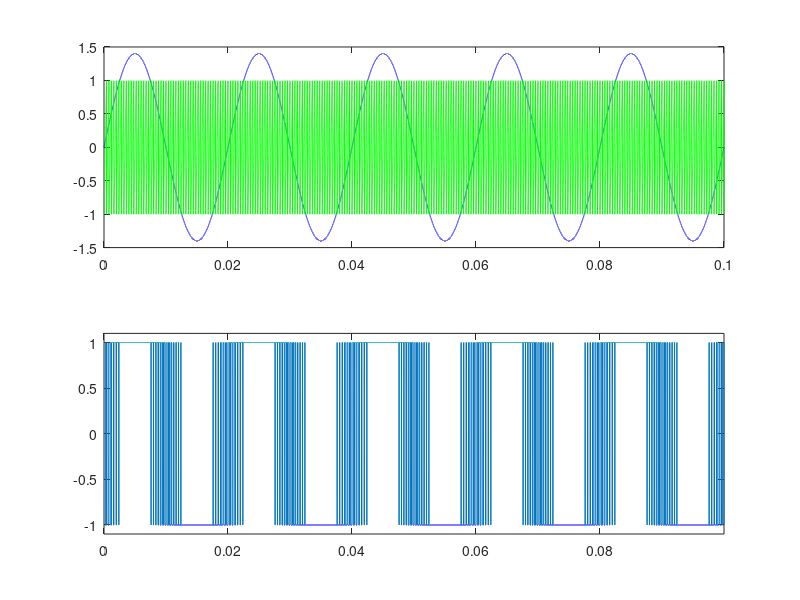
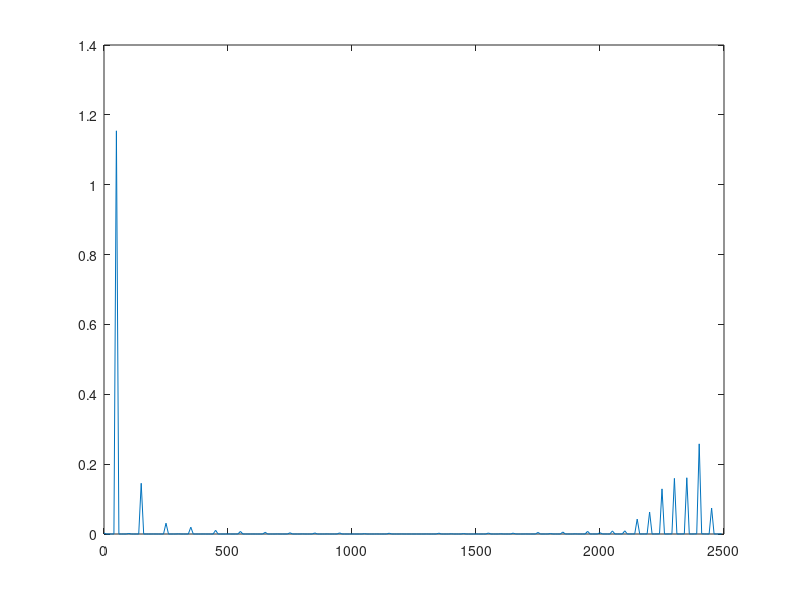

MATLAB code for these plots, in order:
clear
close all
Timer_Frequency=1000000; % 1MHz clock frequency
Output_Frequency=50; % Want to output a 50Hz sine
Amplitude_Modulation_Index=1.4; % Amplitude of mod wave of Ampl of Carrier wave
Frequency_Modulation_Index=50; % Frequency of carrier wave over mod wave
NumCycles = 5; % How many cycles to simulate
DCBridgeVoltage=1;
Carrier_Frequency=Output_Frequency*Frequency_Modulation_Index;
modulating_wave=0;
c=-1;
%
anglestep = (2*pi)/Frequency_Modulation_Index;
angle=0;
% make space in the various arrays
block_length=floor(NumCycles*Timer_Frequency/Output_Frequency+0.5);
OutputData=zeros(1,1+block_length);
carrier=zeros(1,1+block_length);
modulating_wave=zeros(1,1+block_length);
time=zeros(1,1+block_length);
% Generate the waveforms
index=1;
for t=0:1/Timer_Frequency:NumCycles/Output_Frequency
	c = c+2*Carrier_Frequency/Timer_Frequency;
	if (c >= 1)
		c = -1;
	end  	
	angle=angle+anglestep;
% record all the data for plotting later
  carrier(index) = c;
	modulating_wave(index)=Amplitude_Modulation_Index*sin(2*pi*Output_Frequency*t);
  % Compare modulating wave to carrier and scale to +/-1
	OutputData(index)=2*(modulating_wave(index)>carrier(index))-1;
	time(index)=t;
	index=index+1;
end

hold off;
clf;
subplot(2,1,1);
plot(time,modulating_wave,'b');
hold on
plot(time,carrier,'g');
subplot(2,1,2);
plot(time,OutputData);
axis([0,t,-1.1,1.1]);
hold on
figurehandle=gcf();
set(figurehandle,"name","Time domain");
% Now plot the spectrum of the output signal
figure()
figurehandle=gcf();
ft=abs(fft(OutputData))*2/(length(OutputData)-1);
SpecPlotLen=floor(Carrier_Frequency/(2*NumCycles));
Freqs=0:1:SpecPlotLen-1;
FirstFewHarmonics=ft(1:SpecPlotLen);

%plot(abs(fft(OutputData))*2/(length(OutputData)-1))
plot(Freqs*Output_Frequency/NumCycles,DCBridgeVoltage*FirstFewHarmonics)
set(figurehandle,"name","Spectrum");
